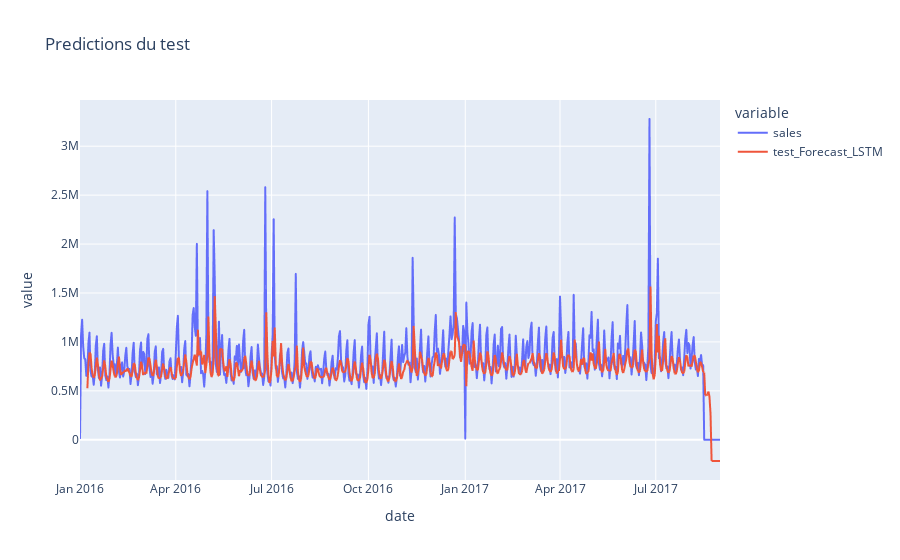

The cell this chart's notebook holds for it:
### Code cell
fig = px.line(series_test, x='date', y=['sales', 'test_Forecast_LSTM'],title="Predictions du test")
fig.show()

### Figure 1 — Plotly figure (JSON) as saved in the notebook; plotly's stock layout.template omitted (floating-point values rounded to 4 significant figures; data arrays with more than 128 entries replaced by an {"elided": "..."} marker saying what was removed)
{"data": [{"hovertemplate": "variable=sales<br>date=%{x}<br>value=%{y}<extra></extra>", "legendgroup": "sales", "line": {"color": "#636efa", "dash": "solid"}, "marker": {"symbol": "circle"}, "mode": "lines", "name": "sales", "showlegend": true, "type": "scattergl", "x": {"elided": "608 str values"}, "xaxis": "x", "y": {"elided": "608 float values"}, "yaxis": "y"}, {"hovertemplate": "variable=test_Forecast_LSTM<br>date=%{x}<br>value=%{y}<extra></extra>", "legendgroup": "test_Forecast_LSTM", "line": {"color": "#EF553B", "dash": "solid"}, "marker": {"symbol": "circle"}, "mode": "lines", "name": "test_Forecast_LSTM", "showlegend": true, "type": "scattergl", "x": {"elided": "608 str values"}, "xaxis": "x", "y": {"elided": "608 float values"}, "yaxis": "y"}], "layout": {"legend": {"title": {"text": "variable"}, "tracegroupgap": 0}, "title": {"text": "Predictions du test"}, "xaxis": {"anchor": "y", "domain": [0, 1], "title": {"text": "date"}}, "yaxis": {"anchor": "x", "domain": [0, 1], "title": {"text": "value"}}}}
